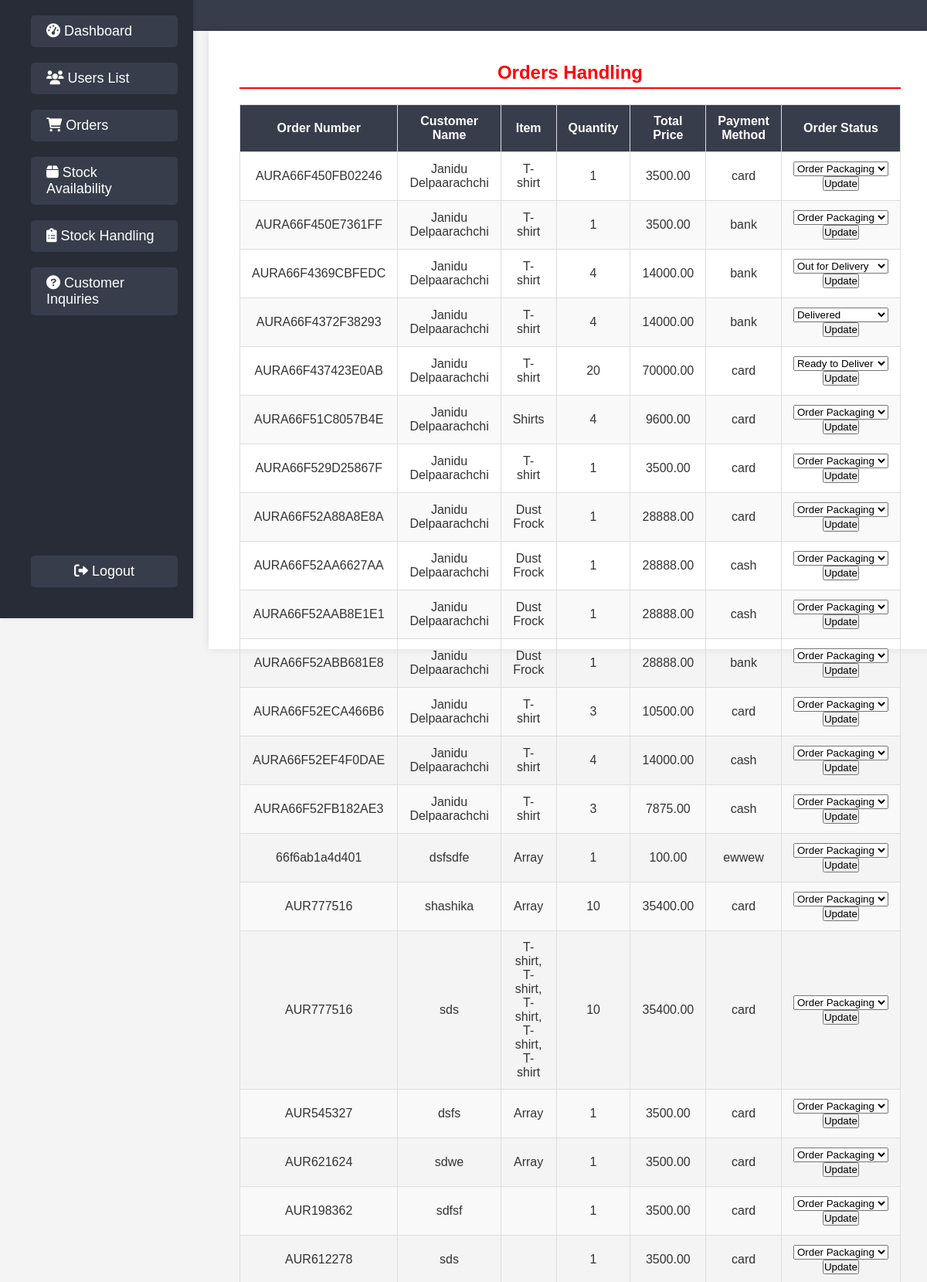
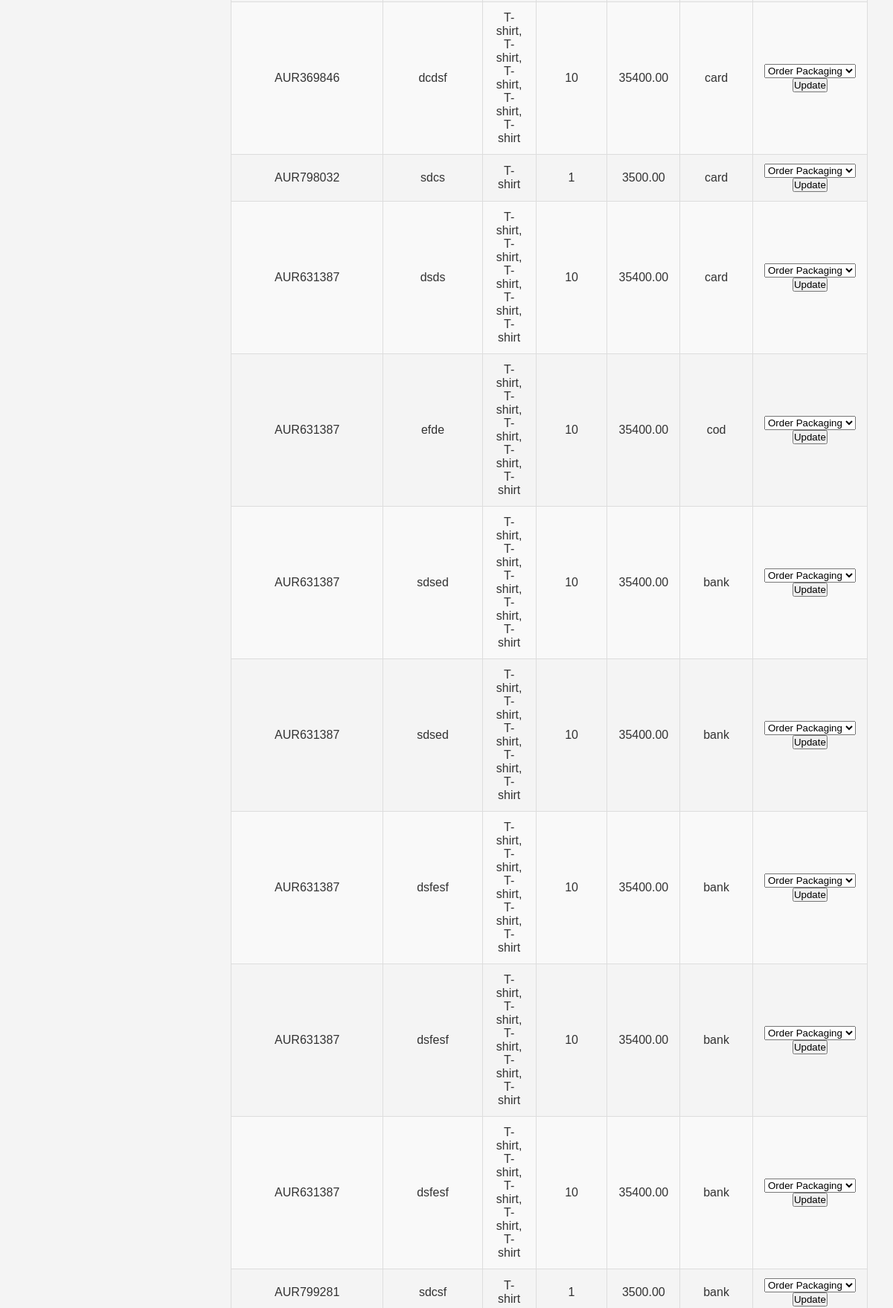
The page /pages/orders.php (upper part) on the database its author committed (2 pictures, top to bottom).
### tables this page shows
CREATE TABLE `orders` (
  `id` int(11) NOT NULL,
  `customer_name` varchar(255) DEFAULT NULL,
  `address` varchar(255) DEFAULT NULL,
  `phone` varchar(20) DEFAULT NULL,
  `item_name` varchar(255) DEFAULT NULL,
  `item_price` decimal(10,2) DEFAULT NULL,
  `item_quantity` int(11) DEFAULT NULL,
  `total_price` decimal(10,2) DEFAULT NULL,
  `discount` decimal(10,2) DEFAULT NULL,
  `payment_method` varchar(50) DEFAULT NULL,
  `created_at` timestamp NOT NULL DEFAULT current_timestamp(),
  `order_number` varchar(100) DEFAULT NULL,
  `order_status` varchar(50) DEFAULT NULL,
  `order_date` timestamp NOT NULL DEFAULT current_timestamp()
);

### pages/orders.php (the view, shortened to what this page needs)
<?php
include '../actions/db_connect.php';
$query = "SELECT * FROM orders";
$result = $conn->query($query);
?>
<!DOCTYPE html>
<html lang="en">
<head>
    <link rel="stylesheet" href="../css/orders.css">
    <link rel="stylesheet" href="https://cdn.jsdelivr.net/npm/boxicons@latest/css/boxicons.min.css">
     <link rel="stylesheet" href="https://cdnjs.cloudflare.com/ajax/libs/font-awesome/6.0.0-beta3/css/all.min.css">
<link rel="stylesheet" href="https://cdnjs.cloudflare.com/ajax/libs/sweetalert/1.1.3/sweetalert.min.css">
</head>
<body>
    <header class="main-header">
    </header>
    <div class="container">
        <aside class="side-panel">
            <ul style="list-style: none; padding: 0; margin: 0; height: 100%; display: flex; flex-direction: column;">
                <li><a href="inventry.html"><i class="fas fa-tachometer-alt" style="margin-right: 5px;"></i>Dashboard</a></li>
                <li><a href="userlist.php"><i class="fas fa-users" style="margin-right: 5px;"></i>Users List</a></li>
                <li><a href="orders.php?status=success"><i class="fas fa-shopping-cart" style="margin-right: 5px;"></i>Orders</a></li>
                <li><a href="stockavailability.php"><i class="fas fa-box" style="margin-right: 5px;"></i>Stock Availability</a></li>
                <li><a href="stockhandling.html"><i class="fas fa-clipboard-list" style="margin-right: 5px;"></i>Stock Handling</a></li>
                <li><a href="customerinquiries.php"><i class="fas fa-question-circle" style="margin-right: 5px;"></i>Customer Inquiries</a></li>
                <li>
                    <a href="#" onclick="confirmLogout(event)" style="display: inline-block; padding: 10px; background-color: #373D4B; color: white; text-align: center; border-radius: 5px; text-decoration: none; width: 100%;">
                        <i class="fas fa-sign-out-alt" style="margin-right: 5px;"></i>Logout
                    </a>
                </li>
            </ul>
        </aside>
        <main class="content-area">
            <h2>Orders Handling</h2>
            <table class="orders-table">
                <thead>
                    <tr>
                        <th>Order Number</th>
                        <th>Customer Name</th>
                        <th>Item</th>
                        <th>Quantity</th>
                        <th>Total Price</th>
                        <th>Payment Method</th>
                        <th>Order Status</th>
                    </tr>
                </thead>
                <tbody>
                    <?php while ($row = $result->fetch_assoc()) { ?>
                        <tr>
                            <td><?php echo $row['order_number']; ?></td>
                            <td><?php echo $row['customer_name']; ?></td>
                            <td><?php echo $row['item_name']; ?></td>
                            <td><?php echo $row['item_quantity']; ?></td>
                            <td><?php echo $row['total_price']; ?></td>
                            <td><?php echo $row['payment_method']; ?></td>
                            <td>
                                <form action="../actions/update_order_status.php" method="POST">
                                    <select name="order_status">
                                        <option value="packaging" <?php if ($row['order_status'] == 'packaging')
                                            echo 'selected'; ?>>Order Packaging</option>
                                        <option value="ready" <?php if ($row['order_status'] == 'ready')
                                            echo 'selected'; ?>>
                                            Ready to Deliver</option>
                                        <option value="out-for-delivery" <?php if ($row['order_status'] == 'out-for-delivery')
                                            echo 'selected'; ?>>Out for Delivery</option>
                                        <option value="delivered" <?php if ($row['order_status'] == 'delivered')
                                            echo 'selected'; ?>>Delivered</option>
                                    </select>
                                    <button type="submit">Update</button>
                                </form>
                            </td>
                        </tr>
                    <?php } ?>
                </tbody>
            </table>
        </main>
    </div>
</body>
</html>

### css/orders.css (style rules this page uses)
* { font-family: 'Poppins', sans-serif; margin: 0; padding: 0; box-sizing: border-box; text-decoration: none; list-style: none; scroll-padding-top: 2rem; scroll-behavior: smooth; font-family: Arial, sans-serif; }
:root { --main-color: #ff0000; --text-color: #020307; --bg-color: #ffffff; --tmp-color: rgb(26, 1, 250); --tmp2-color: rgb(250, 221, 221); }
body { color: var(--text-color); background-color: var(--bg-color); display: flex; flex-direction: column; min-height: 100vh; background-color: #f4f4f4; }
.main-header { background-color: #373D4B; color: #fff; padding: 20px; text-align: center; font-size: 24px; }
.container { display: flex; flex-grow: 1; height: 100vh; width: 100%; }
.side-panel { position: fixed; top: 0; left: 0; width: 250px; height: 100vh; background-color: #282C37; padding: 20px; box-shadow: 2px 0 5px rgba(0, 0, 0, 0.1); overflow-y: auto; }
.side-panel ul { list-style: none; }
.side-panel ul li { margin-bottom: 20px; margin-left: 20px; }
.side-panel ul li a { color: white; font-size: 18px; display: block; padding: 10px 20px; background-color: #373D4B; border-radius: 5px; transition: background-color 0.3s ease; text-decoration: none; }
.content-area { flex: 1; margin-left: 270px; padding: 40px; background-color: #fff; box-shadow: 0 0 10px rgba(0, 0, 0, 0.1); min-height: 100vh; }
.content-area h2 { font-size: 1.5rem; margin-bottom: 20px; color: var(--main-color); border-bottom: 2px solid var(--main-color); padding-bottom: 5px; text-align: center; }
.orders-table { width: 80%; margin: 0 auto; border-collapse: collapse; }
.orders-table th, .orders-table td { padding: 12px 15px; border: 1px solid #ddd; text-align: center; color: #333; }
.orders-table th { background-color: #373D4B; color: white; font-weight: bold; }
.orders-table tr:nth-child(even) { background-color: #f9f9f9; }

### rows shown on the page
orders: order_number "AURA66F450FB02246", customer_name "Janidu Delpaarachchi", item_name "T-shirt", item_quantity "1", total_price "3500.00", payment_method "card", order_status "Order Packaging"
orders: order_number "AURA66F450E7361FF", customer_name "Janidu Delpaarachchi", item_name "T-shirt", item_quantity "1", total_price "3500.00", payment_method "bank"
orders: order_number "AURA66F4369CBFEDC", customer_name "Janidu Delpaarachchi", item_name "T-shirt", item_quantity "4", total_price "14000.00", payment_method "bank", order_status "Out for Delivery"
orders: order_number "AURA66F4372F38293", customer_name "Janidu Delpaarachchi", item_name "T-shirt", item_quantity "4", total_price "14000.00", payment_method "bank", order_status "Delivered"
orders: order_number "AURA66F437423E0AB", customer_name "Janidu Delpaarachchi", item_name "T-shirt", item_quantity "20", total_price "70000.00", payment_method "card", order_status "Ready to Deliver"
orders: order_number "AURA66F51C8057B4E", customer_name "Janidu Delpaarachchi", item_name "Shirts", item_quantity "4", total_price "9600.00", payment_method "card"
orders: order_number "AURA66F529D25867F", customer_name "Janidu Delpaarachchi", item_name "T-shirt", item_quantity "1", total_price "3500.00", payment_method "card"
orders: order_number "AURA66F52A88A8E8A", customer_name "Janidu Delpaarachchi", item_name "Dust Frock", item_quantity "1", total_price "28888.00", payment_method "card"
orders: order_number "AURA66F52AA6627AA", customer_name "Janidu Delpaarachchi", item_name "Dust Frock", item_quantity "1", total_price "28888.00", payment_method "cash"
orders: order_number "AURA66F52AAB8E1E1", customer_name "Janidu Delpaarachchi", item_name "Dust Frock", item_quantity "1", total_price "28888.00", payment_method "cash"
orders: order_number "AURA66F52ABB681E8", customer_name "Janidu Delpaarachchi", item_name "Dust Frock", item_quantity "1", total_price "28888.00", payment_method "bank"
orders: order_number "AURA66F52ECA466B6", customer_name "Janidu Delpaarachchi", item_name "T-shirt", item_quantity "3", total_price "10500.00", payment_method "card"
orders: order_number "AURA66F52EF4F0DAE", customer_name "Janidu Delpaarachchi", item_name "T-shirt", item_quantity "4", total_price "14000.00", payment_method "cash"
orders: order_number "AURA66F52FB182AE3", customer_name "Janidu Delpaarachchi", item_name "T-shirt", item_quantity "3", total_price "7875.00", payment_method "cash"
orders: order_number "66f6ab1a4d401", customer_name "dsfsdfe", item_name "Array", item_quantity "1", total_price "100.00", payment_method "ewwew"
orders: order_number "AUR777516", customer_name "shashika", item_name "Array", item_quantity "10", total_price "35400.00", payment_method "card"
orders: order_number "AUR777516", customer_name "sds", item_name "T-shirt, T-shirt, T-shirt, T-shirt, T-shirt", item_quantity "10", total_price "35400.00", payment_method "card"
orders: order_number "AUR545327", customer_name "dsfs", item_name "Array", item_quantity "1", total_price "3500.00", payment_method "card"
orders: order_number "AUR621624", customer_name "sdwe", item_name "Array", item_quantity "1", total_price "3500.00", payment_method "card"
orders: order_number "AUR198362", customer_name "sdfsf", item_quantity "1", total_price "3500.00", payment_method "card"
orders: order_number "AUR612278", customer_name "sds", item_quantity "1", total_price "3500.00", payment_method "card"
orders: order_number "AUR369846", customer_name "dcdsf", item_name "T-shirt, T-shirt, T-shirt, T-shirt, T-shirt", item_quantity "10", total_price "35400.00", payment_method "card"
orders: order_number "AUR798032", customer_name "sdcs", item_name "T-shirt", item_quantity "1", total_price "3500.00", payment_method "card"
orders: order_number "AUR631387", customer_name "dsds", item_name "T-shirt, T-shirt, T-shirt, T-shirt, T-shirt", item_quantity "10", total_price "35400.00", payment_method "card"
orders: order_number "AUR631387", customer_name "efde", item_name "T-shirt, T-shirt, T-shirt, T-shirt, T-shirt", item_quantity "10", total_price "35400.00", payment_method "cod"
orders: order_number "AUR631387", customer_name "sdsed", item_name "T-shirt, T-shirt, T-shirt, T-shirt, T-shirt", item_quantity "10", total_price "35400.00", payment_method "bank"
orders: order_number "AUR631387", customer_name "sdsed", item_name "T-shirt, T-shirt, T-shirt, T-shirt, T-shirt", item_quantity "10", total_price "35400.00", payment_method "bank"
orders: order_number "AUR631387", customer_name "dsfesf", item_name "T-shirt, T-shirt, T-shirt, T-shirt, T-shirt", item_quantity "10", total_price "35400.00", payment_method "bank"
orders: order_number "AUR631387", customer_name "dsfesf", item_name "T-shirt, T-shirt, T-shirt, T-shirt, T-shirt", item_quantity "10", total_price "35400.00", payment_method "bank"
orders: order_number "AUR631387", customer_name "dsfesf", item_name "T-shirt, T-shirt, T-shirt, T-shirt, T-shirt", item_quantity "10", total_price "35400.00", payment_method "bank"
orders: order_number "AUR799281", customer_name "sdcsf", item_name "T-shirt", item_quantity "1", total_price "3500.00", payment_method "bank"
